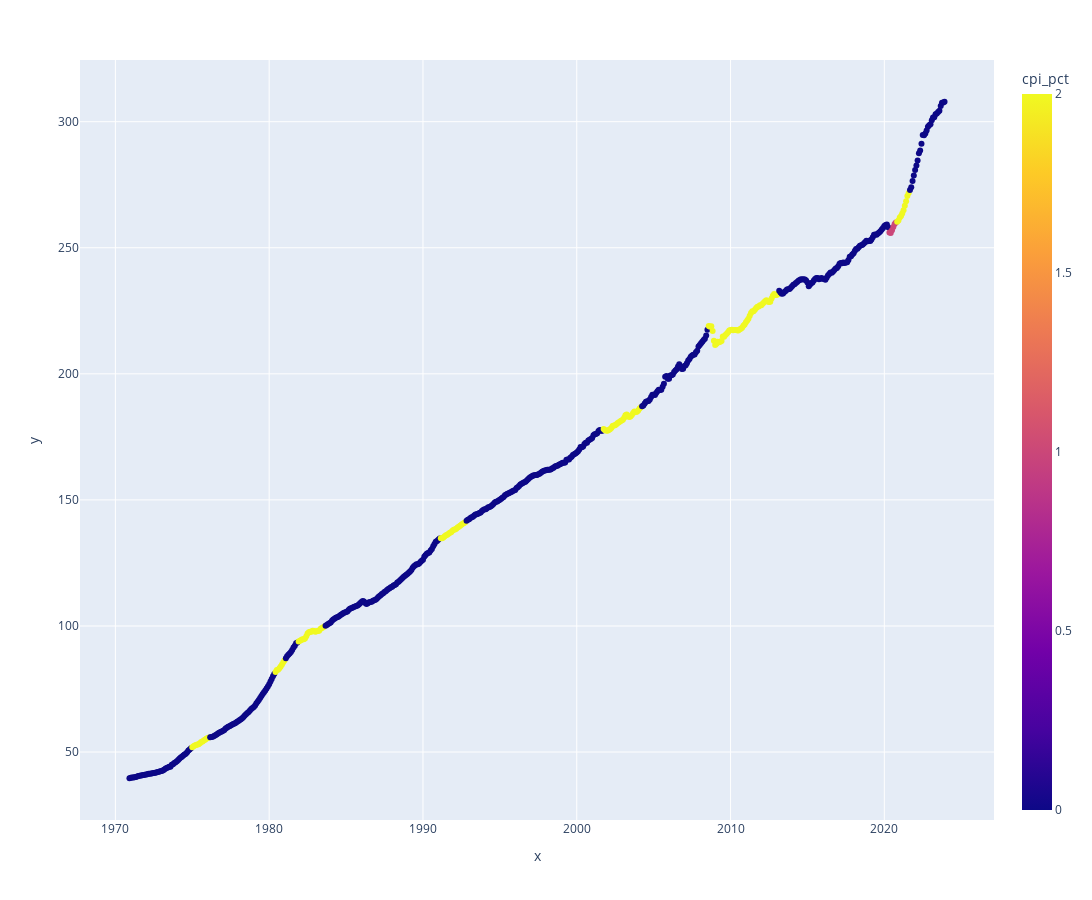

Notebook code cell kept with this figure:
### Code cell
import plotly.express as px

fig = px.scatter(x=data.index, y=data['value'], color=data_cut['gmm_class'])

fig.update_layout(coloraxis_colorbar=dict(title="cpi_pct"))
fig.update_layout(width=1200, height=900)
fig.show()

### Figure 1 — Plotly figure (JSON) as saved in the notebook; plotly's stock layout.template omitted (floating-point values rounded to 4 significant figures; data arrays with more than 128 entries replaced by an {"elided": "..."} marker saying what was removed)
{"data": [{"hovertemplate": "x=%{x}<br>y=%{y}<br>color=%{marker.color}<extra></extra>", "legendgroup": "", "marker": {"color": {"elided": "637 int values"}, "coloraxis": "coloraxis", "symbol": "circle"}, "mode": "markers", "name": "", "orientation": "v", "showlegend": false, "type": "scatter", "x": {"elided": "637 str values"}, "xaxis": "x", "y": {"elided": "637 float values"}, "yaxis": "y"}], "layout": {"coloraxis": {"colorbar": {"title": {"text": "cpi_pct"}}, "colorscale": [[0, "#0d0887"], [0.1111, "#46039f"], [0.2222, "#7201a8"], [0.3333, "#9c179e"], [0.4444, "#bd3786"], [0.5556, "#d8576b"], [0.6667, "#ed7953"], [0.7778, "#fb9f3a"], [0.8889, "#fdca26"], [1, "#f0f921"]]}, "height": 900, "legend": {"tracegroupgap": 0}, "margin": {"t": 60}, "width": 1200, "xaxis": {"anchor": "y", "domain": [0, 1], "title": {"text": "x"}}, "yaxis": {"anchor": "x", "domain": [0, 1], "title": {"text": "y"}}}}
